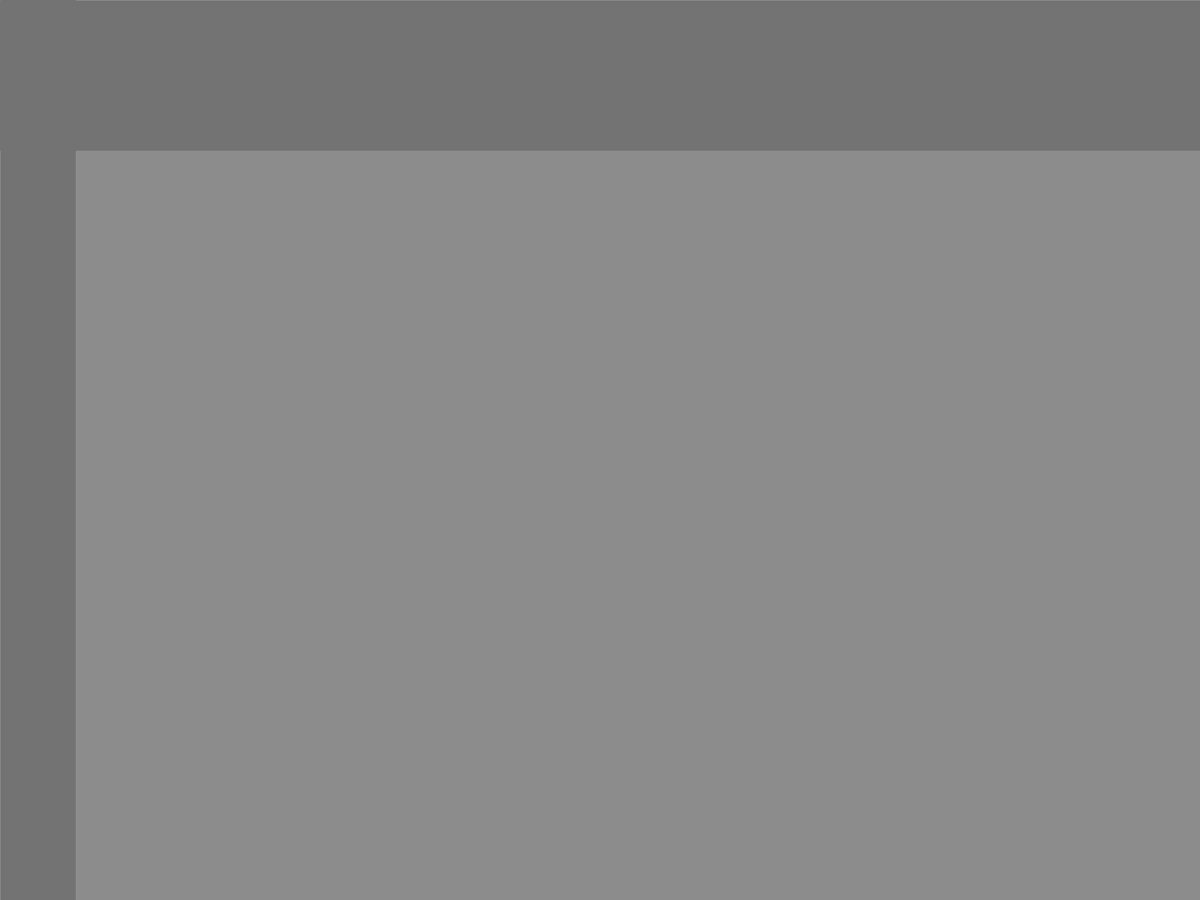
Frame 1 (no input)
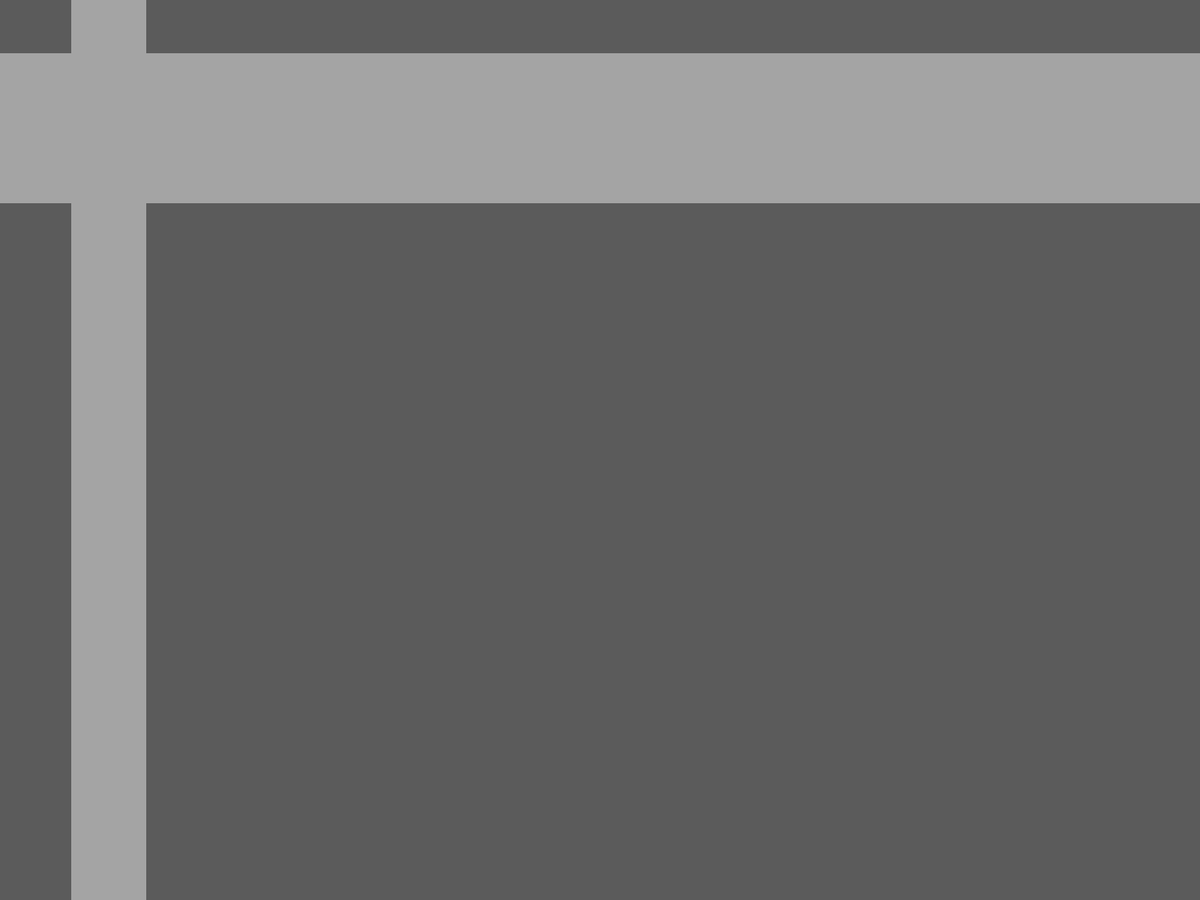
Frame 60 (the mouse pressed at the canvas centre just before this capture)
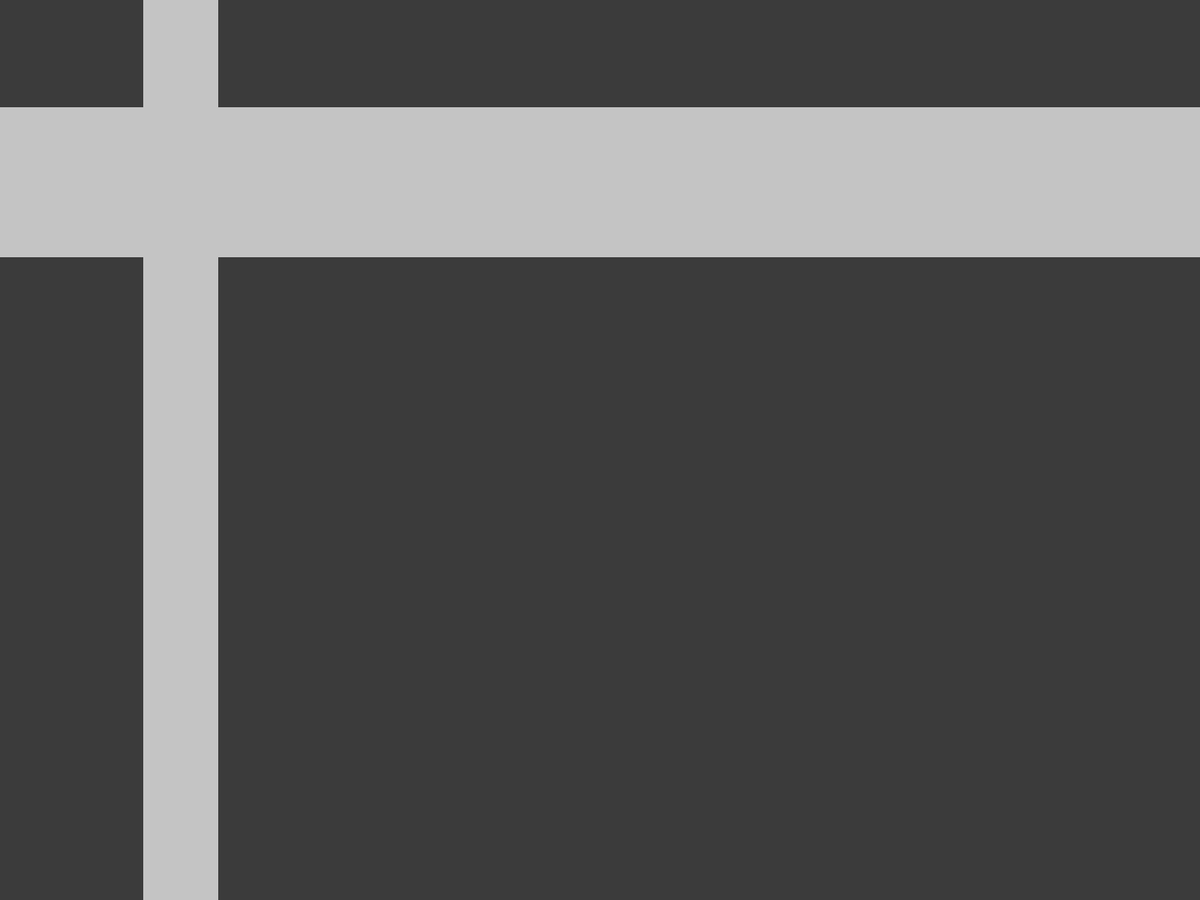
Frame 120 (the mouse held since frame 60 and released just before this capture)

The Processing sketch that drew these frames (run headless with seeded random() and noise(); from frame 60 on, the mouse is pressed at the canvas centre):

// Processing sketch: CRT1
// ── CRT1.pde
void setup() {
  fullScreen(2);
  noStroke();
}

void draw() {
  int bgColor = int(map(sin(frameCount*.1), -1, 1, 0, 255));

  background(bgColor);

  fill(255-bgColor);

  int x = int(sin(frameCount*.001)*width);
  int y = int(sin(frameCount*.001)*height);

  rect(x, 0, 100, height);
  rect(0, y, width, 200);
}
